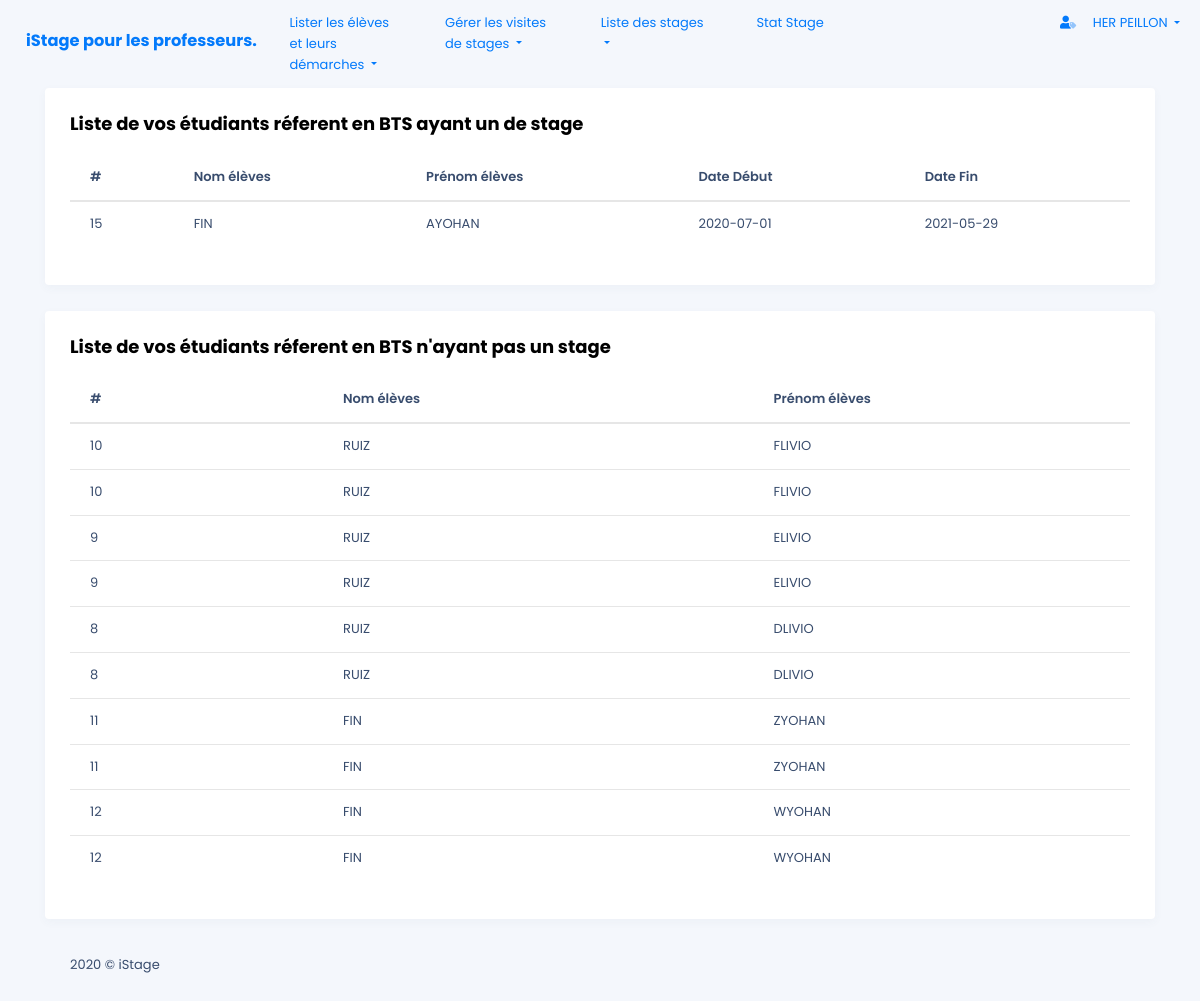
/front_end/liste_stage_referent.php (signed in), run on the app's committed database.
### tables this page shows
CREATE TABLE IF NOT EXISTS STAGE
 (
   ID_STAGE SMALLINT  AUTO_INCREMENT ,
   ID_ETUDIANT SMALLINT NOT NULL  ,
   ID_SALARIE SMALLINT NOT NULL  ,
   DATE_FIN DATE NOT NULL  ,
   DATE_DEBUT DATE NOT NULL  ,
   ETAT CHAR(2) NOT NULL   ,
   DATE_VALIDATION DATE, 
   PRIMARY KEY (ID_STAGE) 
 );

CREATE TABLE IF NOT EXISTS ETUDIANT
 (
   ID_ETUDIANT SMALLINT  AUTO_INCREMENT ,
   ID_PROF SMALLINT NOT NULL  ,
   ID_CLASSE INTEGER NOT NULL  ,
   ID_SPECIALITE SMALLINT NOT NULL  ,
   NOM_ETUDIANT CHAR(32) NOT NULL  ,
   PRENOM_ETUDIANT CHAR(32) NOT NULL  ,
   ADR_ETUDIANT CHAR(32) NOT NULL  ,
   CP_ETUDIANT CHAR(5) NOT NULL  ,
   VILLE_ETUDIANT CHAR(32) NOT NULL  ,
   EMAIL CHAR(32) NOT NULL  ,
   TEL_ETUDIANT CHAR(10) NOT NULL ,
   MDP VARCHAR(100) NOT NULL
   , PRIMARY KEY (ID_ETUDIANT) 
 );

### back_end/show-data_stage_referent.php (called while the page is built)
<?php
$id_courant=$_SESSION['id'];
$stmt = $db->prepare(
      "SELECT DISTINCT etudiant.ID_ETUDIANT,NOM_ETUDIANT,PRENOM_ETUDIANT,DATE_FIN,DATE_DEBUT
      FROM etudiant, stage,professeur
            WHERE PROFESSEUR.ID_PROF=:id
            AND etudiant.ID_PROF = professeur.ID_PROF
            AND etudiant.ID_ETUDIANT  NOT IN
            (
                  SELECT stage.ID_ETUDIANT
                  FROM stage,etudiant
                  WHERE etudiant.ID_ETUDIANT = stage.ID_ETUDIANT
                  AND ETAT = 'OK'
            )
            ORDER BY NOM_ETUDIANT DESC;
            ");
  $stmt->bindValue(':id', $id_courant, PDO::PARAM_INT);
  $stmt->execute();
  $stageReferentlist = $stmt->fetchAll(PDO::FETCH_BOTH);
  $stmt = $db->prepare(
      "SELECT stage.ID_ETUDIANT,NOM_ETUDIANT,PRENOM_ETUDIANT,DATE_FIN,DATE_DEBUT
      FROM etudiant,professeur
      INNER JOIN stage
      WHERE etudiant.ID_ETUDIANT = stage.ID_ETUDIANT
      AND professeur.ID_PROF =:id
      AND professeur.ID_PROF = etudiant.ID_PROF
      ORDER BY NOM_ETUDIANT DESC;
      ");
  $stmt->bindValue(':id', $id_courant, PDO::PARAM_INT);
  $stmt->execute();
  $AucunStageReferent = $stmt->fetchAll(PDO::FETCH_BOTH);

### front_end/lister_dern_stage_referent.php (the view, shortened to what this page needs)
<div class="lime-container">
    <div class="lime-body">
        <div class="container">
            <div class="row">
                <div class="col-md-12">
                    <div class="card">
                        <div class="card-body">
                            <h5 class="card-title">Liste de vos étudiants réferent en BTS ayant un de stage</h5>
                            <table class="table">
                                <thead>
                                    <tr>
                                        <th scope="col">#</th>
                                        <th scope="col">Nom élèves</th>
                                        <th scope="col">Prénom élèves</th>
                                        <th scope="col">Date Début</th>
                                        <th scope="col">Date Fin</th>
                                    </tr>
                                </thead>
                                <tbody>
                                    <?php
                                        foreach( $AucunStageReferent as $row ) {
                                            echo '
                                                <tr>
                                                    <td>'. $row['ID_ETUDIANT'] .'</td>
                                                    <td>'. $row['NOM_ETUDIANT'] .'</td>
                                                    <td>'. $row['PRENOM_ETUDIANT'] .'</td>
                                                    <td>'. $row['DATE_DEBUT'] .'</td>
                                                    <td>'. $row['DATE_FIN'] .'</td>
                                                </tr>
                                                ';} ?>
                                </tbody>
                            </table>
                        </div>
                    </div>
                </div>
            </div>
        </div>
    </div>
</div>
<div class="lime-footer">
    <div class="container">
        <div class="row">
            <div class="col-md-12">
            </div>
        </div>
    </div>
</div>
<div class="lime-container">
    <div class="lime-body">
        <div class="container">
            <div class="row">
                <div class="col-md-12">
                    <div class="card">
                        <div class="card-body">
                            <h5 class="card-title">Liste de vos étudiants réferent en BTS n'ayant pas un stage</h5>
                            <table class="table">
                                <thead>
                                    <tr>
                                        <th scope="col">#</th>
                                        <th scope="col"></th>
                                        <th scope="col">Nom élèves</th>
                                        <th scope="col"></th>
                                        <th scope="col">Prénom élèves</th>
                                    </tr>
                                </thead>
                                <tbody>
                                <?php
                                                   foreach($stageReferentlist as $row ) {
                                                       echo '
                                                           <tr>
                                                               <td>'. $row['ID_ETUDIANT'] .'</td>
                                                               <td></td>
                                                               <td>'. $row['NOM_ETUDIANT'] .'</td>
                                                               <td></td>
                                                               <td>'. $row['PRENOM_ETUDIANT'] .'</td>
                                                           </tr>
                                                           ';} ?>
                                </tbody>
                            </table>
                        </div>
                    </div>
                </div>
            </div>
        </div>
    </div>
</div>
<div class="lime-footer">
    <div class="container">
        <div class="row">
            <div class="col-md-12">
            </div>
        </div>
    </div>
</div>

### assets/css/custom.css (style rules this page uses)
body { font-size: 1rem; font-family: Roboto, sans-serif; font-weight: initial; line-height: normal; -webkit-font-smoothing: antialiased }
.h1, .h2, .h3, .h4, .h5, .h6, h1, h2, h3, h4, h5, h6 { font-weight: 700 }
.h5, h5 { font-size: 1rem }
body, html { overflow-x: hidden; padding-right: 0 !important }
* { box-sizing: border-box }

### data on the page
stage: ID_ETUDIANT "15", ID_ETUDIANT.NOM_ETUDIANT "FIN", ID_ETUDIANT.PRENOM_ETUDIANT "AYOHAN", DATE_DEBUT "2020-07-01", DATE_FIN "2021-05-29"
etudiant: ID_ETUDIANT "10", NOM_ETUDIANT "RUIZ", PRENOM_ETUDIANT "FLIVIO"
etudiant: ID_ETUDIANT "9", NOM_ETUDIANT "RUIZ", PRENOM_ETUDIANT "ELIVIO"
etudiant: ID_ETUDIANT "8", NOM_ETUDIANT "RUIZ", PRENOM_ETUDIANT "DLIVIO"
etudiant: ID_ETUDIANT "11", NOM_ETUDIANT "FIN", PRENOM_ETUDIANT "ZYOHAN"
etudiant: ID_ETUDIANT "12", NOM_ETUDIANT "FIN", PRENOM_ETUDIANT "WYOHAN"

### other printed values
$_SESSION['prenom'] "HER"
$_SESSION['nom'] "PEILLON"
